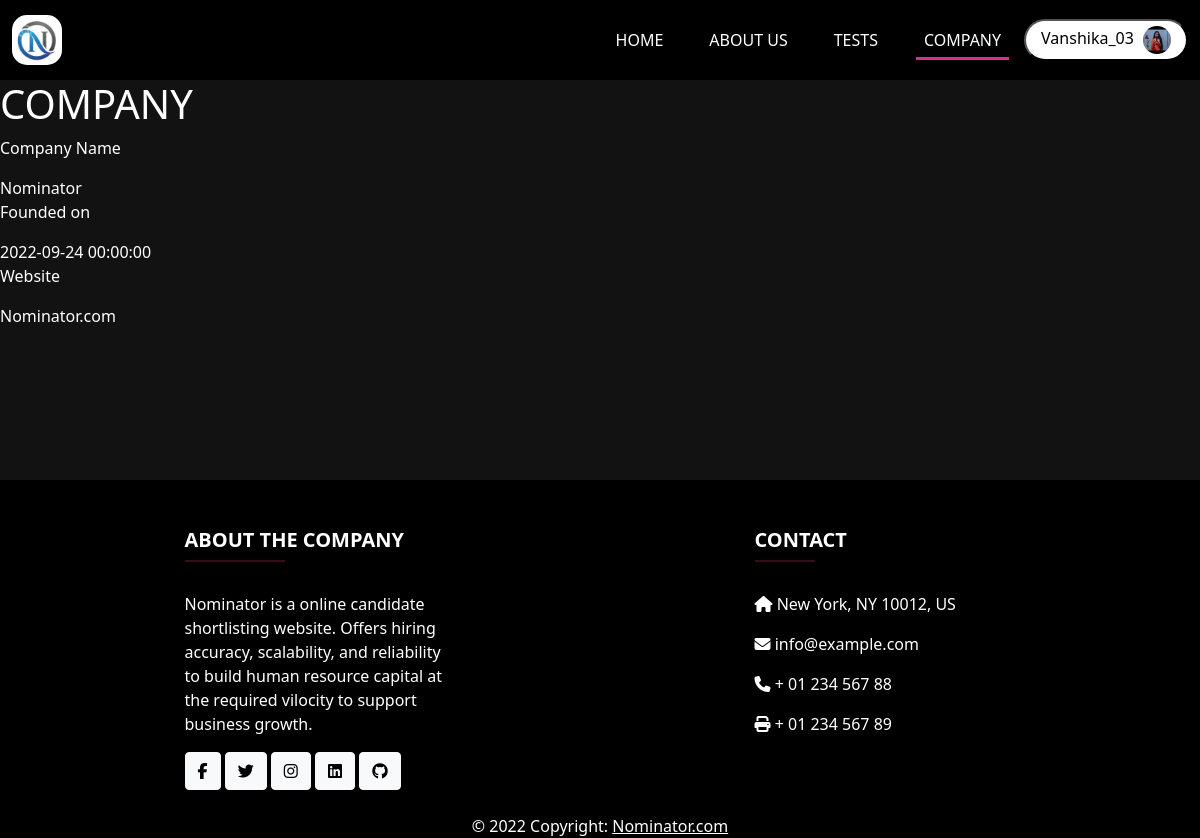
Screenshot of /company (signed in) with the database file from the repository.
### models.py (models this page shows, shortened)
class Candidate(db.Model, UserMixin):
    username = db.Column(db.String(100), primary_key=True)
    email = db.Column(db.String(100), unique=True, nullable=False)
    password = db.Column(db.String(100), unique=True, nullable=False)
    firstname = db.Column(db.String(100), nullable=False)
    lastname = db.Column(db.String(100))
    linkedin = db.Column(db.String(100))
    github = db.Column(db.String(100))
    resume = db.Column(db.String(200), default=False)
    gender = db.Column(db.Enum(CandidateGender))
    about_me = db.Column(db.String(500), nullable = True)
    profile_pic = db.Column(db.String(200) , nullable = True , default = 'default_pic.jpg')
    skills = db.relationship('Skill', secondary="candidate_skills", backref='candidate', lazy=True)

class Company(db.Model, UserMixin):
    username = db.Column(db.String(100), primary_key=True)
    email = db.Column(db.String(100), unique=True, nullable=False)
    password = db.Column(db.String(100), unique=True, nullable=False)
    company_name = db.Column(db.String(100), unique=True, nullable=False)
    website = db.Column(db.String(100), unique=True, nullable=False)
    desc = db.Column(db.String(10000), nullable=False)
    founder = db.Column(db.String(100), nullable=False)
    founded_on = db.Column(db.DateTime, nullable=False)
    company_logo = db.Column(db.String(200) , nullable = False)
    questions = db.relationship('TechnicalQuestion', backref='company', lazy=True)
    tests = db.relationship('TechnicalTest' , backref='company', lazy=True)

### views.py (the view)
@app.route('/company')
def company():
    company = Company.query.all()
    return render_template('company.html' , company = company)

### app.py (called while the page is built)
@login_manager.user_loader
def load_user(username):
    user = Company.query.filter_by(username=username).first()
    if not user:
        user = Candidate.query.filter_by(username=username).first()
    return user

### templates/company.html (shortened to what this page needs)
{% extends 'base.html' %}
{% block css %}
    <link rel="stylesheet" href="{{url_for('static', filename='css/company.css')}}">
{% endblock %}
{% block body %}
<div class="company-body">
    <h1>COMPANY</h1>
    {% if company|length > 0 %}
      {% for company in company %}
      <p>Company Name</p>
      {{company.company_name}}
      <p>Founded on</p>
      {{company.founded_on}}
      <p>Website</p>
      {{company.website}}
      {% endfor %}
    {% endif %}
</div>
{% endblock %}

### templates/navbar.html (shortened to what this page needs)
{% block css %}
    <link rel="stylesheet" href="{{url_for('static', filename='css/navbar.css')}}">
{% endblock %}
<nav class="navbar sticky-top navbar-expand-md navbar-light bg-dark">
    <div class="container-fluid">
        <a href="/" class="navbar-brand">
            <img id="logo" src="{{url_for('static', filename='img/logo.png')}}" width="50" height="50" alt="CoolBrand">
        </a>
        <div class="collapse navbar-collapse" id="navbarCollapse">
            <div class="navbar-nav ms-auto">
                <a href="/" id="clickid1" class="nav-item nav-link">Home</a>
                <a href="/about" id="clickid2" class="nav-item nav-link">About Us</a>
                <a href="/tests" id="clickid3" class="nav-item nav-link">Tests</a>
                <a href="/company" id="clickid4" class="nav-item nav-link">Company</a>
                {% if current_user.is_authenticated %}
                {% if user_class == 'company' %}
                <div class="profile-div">
                    <button class="btn-profile nav-item" onclick="showDropdown()">
                        {{current_user.company_name}}<img src="/uploads/ProfilePic/{{ company_logo }}" class="pro-pic" alt="Profile Picture" >
                    </button>
                    <div class="dropdown-profile">
                        <a class="dropdown-content" href="{{url_for('Company_profile' , username = current_user.username) }}">Profile</a>
                        <a class="dropdown-content" href="{{ url_for('auth.logout') }}">Logout</a>
                    </div>
                </div>
                {% elif user_class == 'candidate' %}
                <div class="profile-div">
                    <button class="btn-profile nav-item" onclick="showDropdown()">
                        {{current_user.username}}
                        {% if profile_pic %}
                        <img src="/uploads/ProfilePic/{{ profile_pic }}" class="pro-pic" alt="Profile Picture" >
                        {% else %}
                        <img src="/static/img/default_user.png" class="pro-pic" alt="Profile Picture" >
                        {% endif %}
                    </button>
                </div>
                {% endif %}
                {% endif %}
            </div>
        </div>
    </div>
</nav>

### static/css/company.css (style rules this page uses)
.company-body { min-height: 50vh; }

### static/css/navbar.css (style rules this page uses)
body { background-color: #121212; color: white; }
#logo { border-radius: 15px; }
.navbar { background-color: black !important; }
.nav-link { color: white !important; text-transform: uppercase; margin: 0 15px; display: inline-block; position: relative; }
.nav-link:after { content: ''; position: absolute; width: 100%; transform: scaleX(0); height: 3px; bottom: 0; left: 0; background-color: #d63384; transform-origin: bottom right; transition: transform 0.50s ease-out; }
.active:after { transform: scaleX(1); transform-origin: bottom left; }
.navbar-nav { align-items: center; margin: 1% 0; }
.pro-pic { width: 28px; height: 28px; margin-left: 5px; border-radius: 50%; }
.btn-profile { border-radius: 40px; background-color: white ; color: black; padding: 5px 15px; }

### rows the page displays
Candidate: username "Vanshika_03", profile_pic (picture)
Company: company_name "Nominator", founded_on "2022-09-24 00:00:00", website "Nominator.com"
